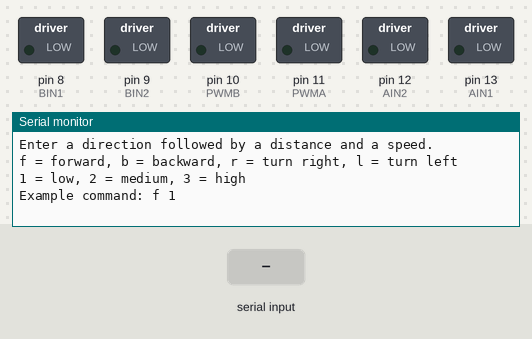
Simulated run of this sketch. Board: Arduino Uno, built with avr-gcc and run on an emulated ATmega328P. Shown: switched loads named in the sketch (green lamp = pin HIGH), the last lines printed to the serial monitor. The inputs (shaded band) are chosen by the test bench.

Above: at 1.3 s.
1.4 s: "1\n" received over Serial
At 4.1 s:
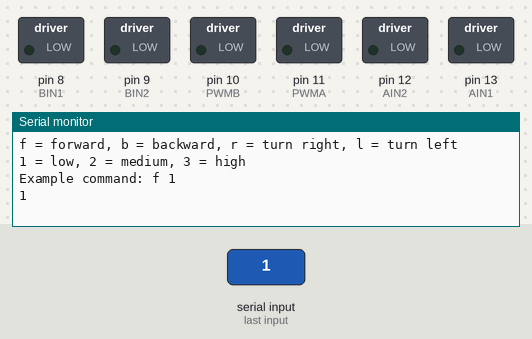
4.4 s: "f\n" received over Serial
At 7.2 s:
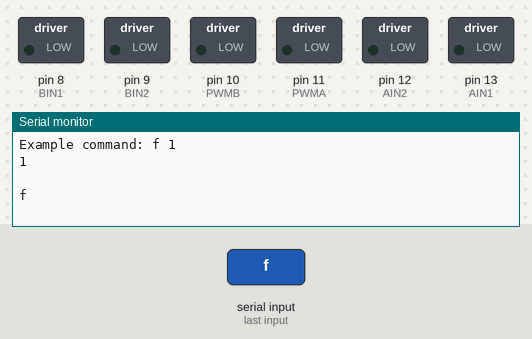
7.4 s: "b\n" received over Serial
At 9.8 s:
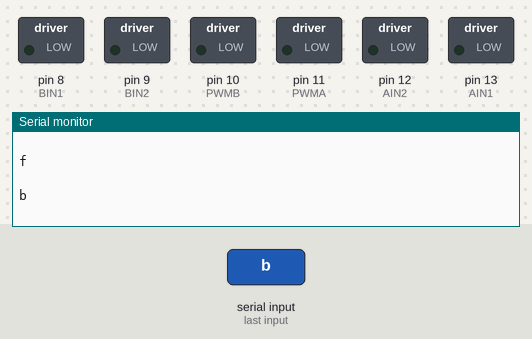

Measured:
- after the input at 1.4 s, the serial monitor: prints a new line after 2.0 s (image 1)
- after the input at 4.4 s, the serial monitor: prints a new line after 2.0 s (image 2)
- after the input at 7.4 s, the serial monitor: prints a new line after 2.0 s (image 3)

The sketch:

Lab6Code2.ino
```cpp
//the right motor will be controlled by the motor A pins on the motor driver
const int AIN1 = 13;           //control pin 1 on the motor driver for the right motor
const int AIN2 = 12;            //control pin 2 on the motor driver for the right motor
const int PWMA = 11;            //speed control pin on the motor driver for the right motor

//the left motor will be controlled by the motor B pins on the motor driver
const int PWMB = 10;           //speed control pin on the motor driver for the left motor
const int BIN2 = 9;           //control pin 2 on the motor driver for the left motor
const int BIN1 = 8;           //control pin 1 on the motor driver for the left motor

const int driveTime = 20;      //this is the number of milliseconds that it takes the robot to drive 1 inch
                               //it is set so that if you tell the robot to drive forward 25 units, the robot drives about 25 inches

const int turnTime = 8;        //this is the number of milliseconds that it takes to turn the robot 1 degree
                               //it is set so that if you tell the robot to turn right 90 units, the robot turns about 90 degrees

                               //Note: these numbers will vary a little bit based on how you mount your motors, the friction of the
                               //surface that your driving on, and fluctuations in the power to the motors.
                               //You can change the driveTime and turnTime to make them more accurate

const int trigPin = 6;
const int echoPin = 7;

float duration, distance;

String botDirection;           //the direction that the robot will drive in (this change which direction the two motors spin in)
//String distance;               //the distance to travel in each direction
String speed;                  //the speed that the robot will travel

/********************************************************************************/
void setup()
{
//  pinMode(switchPin, INPUT_PULLUP);   //set this as a pullup to sense whether the switch is flipped

  //set the motor control pins as outputs
  pinMode(AIN1, OUTPUT);
  pinMode(AIN2, OUTPUT);
  pinMode(PWMA, OUTPUT);

  pinMode(BIN1, OUTPUT);
  pinMode(BIN2, OUTPUT);
  pinMode(PWMB, OUTPUT);

  Serial.begin(9600);           //begin serial communication with the computer

  //prompt the user to enter a command
  Serial.println("Enter a direction followed by a distance and a speed.");
  Serial.println("f = forward, b = backward, r = turn right, l = turn left");
  Serial.println("1 = low, 2 = medium, 3 = high");
  Serial.println("Example command: f 1");

  pinMode(trigPin, OUTPUT);
	pinMode(echoPin, INPUT);
}

/********************************************************************************/
void loop()
{
  if (true)
  {                                                     //if the switch is in the ON position
    if (Serial.available() > 0)                         //if the user has sent a command to the RedBoard
    {
      botDirection = Serial.readStringUntil(' ');       //read the characters in the command until you reach the first space
      //distance = Serial.readStringUntil(' ');           //read the characters in the command until you reach the second space
      speed = Serial.readStringUntil(' ');              //read the characters in the command until you reach the third space
      //print the command that was just received in the serial monitor
      Serial.print(botDirection);
      Serial.print(" ");
      //Serial.println(distance.toInt());
      //Serial.print(" ");
      Serial.println(speed);


      int mSpeed = 0;
      if (speed == "1") {
        mSpeed = 100; // Set low speed
      } else if (speed == "2") {
        mSpeed = 150; // Set medium speed
      } else if (speed == "3") {
        mSpeed = 200; // Set high speed
      }


      if (botDirection == "f")                         //if the entered direction is forward
      {
        rightMotor(mSpeed);                                //drive the right wheel forward
        leftMotor(mSpeed);                                 //drive the left wheel forward
        //delay(driveTime * distance.toInt());            //drive the motors long enough travel the entered distance
        //rightMotor(0);                                  //turn the right motor off
        //leftMotor(0);                                   //turn the left motor off
      }
      else if (botDirection == "b")                    //if the entered direction is backward
      {
        rightMotor(-mSpeed);                               //drive the right wheel forward
        leftMotor(-mSpeed);                                //drive the left wheel forward
        //delay(driveTime * distance.toInt());            //drive the motors long enough travel the entered distance
        //rightMotor(0);                                  //turn the right motor off
        //leftMotor(0);                                   //turn the left motor off
      }
      else if (botDirection == "r")                     //if the entered direction is right
      {
        rightMotor(mSpeed);                               //drive the right wheel forward
        leftMotor(-mSpeed);                                 //drive the left wheel forward
        //delay(turnTime * distance.toInt());             //drive the motors long enough turn the entered distance
        //rightMotor(0);                                  //turn the right motor off
        //leftMotor(0);                                   //turn the left motor off
      }
      else if (botDirection == "l")                   //if the entered direction is left
      {
        rightMotor(-mSpeed);                                //drive the right wheel forward
        leftMotor(mSpeed);                                //drive the left wheel forward
        //delay(turnTime * distance.toInt());             //drive the motors long enough turn the entered distance
        //rightMotor(0);                                  //turn the right motor off
        //leftMotor(0);                                   //turn the left motor off
      }
    }
  }
  else
  {
    rightMotor(0);                                  //turn the right motor off
    leftMotor(0);                                   //turn the left motor off
  }
}
/********************************************************************************/


void rightMotor(int motorSpeed)                       //function for driving the right motor
{
  if (motorSpeed > 0)                                 //if the motor should drive forward (positive speed)
  {
    digitalWrite(AIN1, HIGH);                         //set pin 1 to high
    digitalWrite(AIN2, LOW);                          //set pin 2 to low
  }
  else if (motorSpeed < 0)                            //if the motor should drive backward (negative speed)
  {
    digitalWrite(AIN1, LOW);                          //set pin 1 to low
    digitalWrite(AIN2, HIGH);                         //set pin 2 to high
  }
  else                                                //if the motor should stop
  {
    digitalWrite(AIN1, LOW);                          //set pin 1 to low
    digitalWrite(AIN2, LOW);                          //set pin 2 to low
  }
  analogWrite(PWMA, abs(motorSpeed));                 //now that the motor direction is set, drive it at the entered speed
}

/********************************************************************************/
void leftMotor(int motorSpeed)                        //function for driving the left motor
{
  if (motorSpeed > 0)                                 //if the motor should drive forward (positive speed)
  {
    digitalWrite(BIN1, HIGH);                         //set pin 1 to high
    digitalWrite(BIN2, LOW);                          //set pin 2 to low
  }
  else if (motorSpeed < 0)                            //if the motor should drive backward (negative speed)
  {
    digitalWrite(BIN1, LOW);                          //set pin 1 to low
    digitalWrite(BIN2, HIGH);                         //set pin 2 to high
  }
  else                                                //if the motor should stop
  {
    digitalWrite(BIN1, LOW);                          //set pin 1 to low
    digitalWrite(BIN2, LOW);                          //set pin 2 to low
  }
  analogWrite(PWMB, abs(motorSpeed));                 //now that the motor direction is set, drive it at the entered speed

                           //turn the left motor off
  }
```
